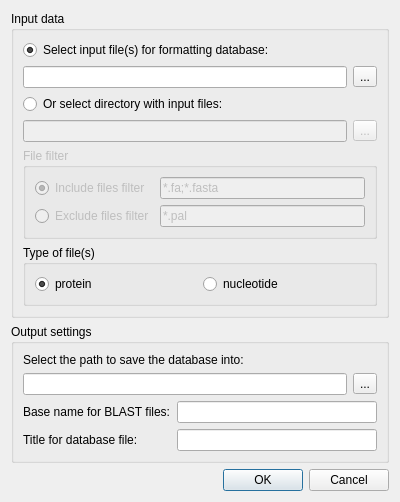
<?xml version="1.0" encoding="UTF-8"?>
<ui version="4.0">
 <class>FormatDBRunDialog</class>
 <widget class="QDialog" name="FormatDBRunDialog">
  <property name="geometry">
   <rect>
    <x>0</x>
    <y>0</y>
    <width>400</width>
    <height>523</height>
   </rect>
  </property>
  <property name="maximumSize">
   <size>
    <width>16777215</width>
    <height>523</height>
   </size>
  </property>
  <property name="windowTitle">
   <string>Format Database</string>
  </property>
  <layout class="QVBoxLayout" name="verticalLayout">
   <property name="sizeConstraint">
    <enum>QLayout::SetMinAndMaxSize</enum>
   </property>
   <item>
    <widget class="QGroupBox" name="inputData">
     <property name="title">
      <string>Input data</string>
     </property>
     <layout class="QVBoxLayout" name="verticalLayout_2">
      <property name="sizeConstraint">
       <enum>QLayout::SetMinAndMaxSize</enum>
      </property>
      <item>
       <widget class="QRadioButton" name="inputFilesRadioButton">
        <property name="text">
         <string>Select input file(s) for formatting database:</string>
        </property>
        <property name="checked">
         <bool>true</bool>
        </property>
        <attribute name="buttonGroup">
         <string notr="true">buttonGroup_2</string>
        </attribute>
       </widget>
      </item>
      <item>
       <layout class="QHBoxLayout" name="inputFilesLayout">
        <property name="sizeConstraint">
         <enum>QLayout::SetMinAndMaxSize</enum>
        </property>
        <item>
         <widget class="QLineEdit" name="inputFilesLineEdit"/>
        </item>
        <item>
         <widget class="QToolButton" name="inputFilesToolButton">
          <property name="text">
           <string>...</string>
          </property>
         </widget>
        </item>
       </layout>
      </item>
      <item>
       <widget class="QRadioButton" name="inputDirRadioButton">
        <property name="text">
         <string>Or select directory with input files:</string>
        </property>
        <attribute name="buttonGroup">
         <string notr="true">buttonGroup_2</string>
        </attribute>
       </widget>
      </item>
      <item>
       <layout class="QHBoxLayout" name="inputFilesLayout_2">
        <property name="sizeConstraint">
         <enum>QLayout::SetMaximumSize</enum>
        </property>
        <item>
         <widget class="QLineEdit" name="inputDirLineEdit">
          <property name="enabled">
           <bool>false</bool>
          </property>
         </widget>
        </item>
        <item>
         <widget class="QToolButton" name="inputDirToolButton">
          <property name="enabled">
           <bool>false</bool>
          </property>
          <property name="text">
           <string>...</string>
          </property>
         </widget>
        </item>
       </layout>
      </item>
      <item>
       <widget class="QGroupBox" name="filterGroupBox">
        <property name="enabled">
         <bool>false</bool>
        </property>
        <property name="title">
         <string>File filter</string>
        </property>
        <layout class="QVBoxLayout" name="verticalLayout_4">
         <property name="sizeConstraint">
          <enum>QLayout::SetMinAndMaxSize</enum>
         </property>
         <item>
          <layout class="QGridLayout" name="gridLayout_2">
           <property name="sizeConstraint">
            <enum>QLayout::SetMinAndMaxSize</enum>
           </property>
           <item row="0" column="0">
            <widget class="QRadioButton" name="includeFilterRadioButton">
             <property name="text">
              <string>Include files filter</string>
             </property>
             <property name="checked">
              <bool>true</bool>
             </property>
            </widget>
           </item>
           <item row="0" column="1">
            <widget class="QLineEdit" name="includeFFLineEdit">
             <property name="text">
              <string>*.fa;*.fasta</string>
             </property>
            </widget>
           </item>
           <item row="1" column="0">
            <widget class="QRadioButton" name="excludeFilterRadioButton">
             <property name="text">
              <string>Exclude files filter</string>
             </property>
            </widget>
           </item>
           <item row="1" column="1">
            <widget class="QLineEdit" name="excludeFFLineEdit">
             <property name="enabled">
              <bool>false</bool>
             </property>
             <property name="text">
              <string>*.pal</string>
             </property>
            </widget>
           </item>
          </layout>
         </item>
        </layout>
       </widget>
      </item>
      <item>
       <widget class="QGroupBox" name="groupBox">
        <property name="title">
         <string>Type of file(s)</string>
        </property>
        <layout class="QHBoxLayout" name="horizontalLayout">
         <property name="sizeConstraint">
          <enum>QLayout::SetMaximumSize</enum>
         </property>
         <item>
          <widget class="QRadioButton" name="proteinTypeRadioButton">
           <property name="text">
            <string>protein</string>
           </property>
           <property name="checked">
            <bool>true</bool>
           </property>
          </widget>
         </item>
         <item>
          <widget class="QRadioButton" name="nucleotideTypeRadioButton">
           <property name="text">
            <string>nucleotide</string>
           </property>
          </widget>
         </item>
        </layout>
       </widget>
      </item>
     </layout>
    </widget>
   </item>
   <item>
    <widget class="QGroupBox" name="outputData">
     <property name="title">
      <string>Output settings</string>
     </property>
     <layout class="QVBoxLayout" name="verticalLayout_3">
      <property name="sizeConstraint">
       <enum>QLayout::SetMinAndMaxSize</enum>
      </property>
      <item>
       <widget class="QLabel" name="label_2">
        <property name="sizePolicy">
         <sizepolicy hsizetype="Preferred" vsizetype="Fixed">
          <horstretch>0</horstretch>
          <verstretch>0</verstretch>
         </sizepolicy>
        </property>
        <property name="text">
         <string>Select the path to save the database into:</string>
        </property>
       </widget>
      </item>
      <item>
       <layout class="QHBoxLayout" name="databasePathLayout">
        <property name="sizeConstraint">
         <enum>QLayout::SetMinAndMaxSize</enum>
        </property>
        <item>
         <widget class="QLineEdit" name="databasePathLineEdit"/>
        </item>
        <item>
         <widget class="QToolButton" name="databasePathToolButton">
          <property name="text">
           <string>...</string>
          </property>
         </widget>
        </item>
       </layout>
      </item>
      <item>
       <layout class="QGridLayout" name="gridLayout">
        <property name="sizeConstraint">
         <enum>QLayout::SetMinAndMaxSize</enum>
        </property>
        <item row="0" column="0">
         <widget class="QLabel" name="label_3">
          <property name="text">
           <string>Base name for BLAST files:</string>
          </property>
         </widget>
        </item>
        <item row="0" column="1">
         <widget class="QLineEdit" name="baseNamelineEdit"/>
        </item>
        <item row="1" column="0">
         <widget class="QLabel" name="label_4">
          <property name="text">
           <string>Title for database file:</string>
          </property>
         </widget>
        </item>
        <item row="1" column="1">
         <widget class="QLineEdit" name="databaseTitleLineEdit"/>
        </item>
       </layout>
      </item>
     </layout>
    </widget>
   </item>
   <item>
    <widget class="QDialogButtonBox" name="buttonBox">
     <property name="standardButtons">
      <set>QDialogButtonBox::Cancel|QDialogButtonBox::Ok</set>
     </property>
    </widget>
   </item>
  </layout>
 </widget>
 <resources/>
 <connections>
  <connection>
   <sender>inputDirRadioButton</sender>
   <signal>toggled(bool)</signal>
   <receiver>inputDirLineEdit</receiver>
   <slot>setEnabled(bool)</slot>
   <hints>
    <hint type="sourcelabel">
     <x>199</x>
     <y>79</y>
    </hint>
    <hint type="destinationlabel">
     <x>183</x>
     <y>109</y>
    </hint>
   </hints>
  </connection>
  <connection>
   <sender>inputDirRadioButton</sender>
   <signal>toggled(bool)</signal>
   <receiver>inputDirToolButton</receiver>
   <slot>setEnabled(bool)</slot>
   <hints>
    <hint type="sourcelabel">
     <x>199</x>
     <y>79</y>
    </hint>
    <hint type="destinationlabel">
     <x>376</x>
     <y>109</y>
    </hint>
   </hints>
  </connection>
  <connection>
   <sender>inputFilesRadioButton</sender>
   <signal>toggled(bool)</signal>
   <receiver>inputFilesLineEdit</receiver>
   <slot>setEnabled(bool)</slot>
   <hints>
    <hint type="sourcelabel">
     <x>199</x>
     <y>19</y>
    </hint>
    <hint type="destinationlabel">
     <x>183</x>
     <y>49</y>
    </hint>
   </hints>
  </connection>
  <connection>
   <sender>inputFilesRadioButton</sender>
   <signal>toggled(bool)</signal>
   <receiver>inputFilesToolButton</receiver>
   <slot>setEnabled(bool)</slot>
   <hints>
    <hint type="sourcelabel">
     <x>199</x>
     <y>19</y>
    </hint>
    <hint type="destinationlabel">
     <x>376</x>
     <y>49</y>
    </hint>
   </hints>
  </connection>
  <connection>
   <sender>inputDirRadioButton</sender>
   <signal>toggled(bool)</signal>
   <receiver>filterGroupBox</receiver>
   <slot>setEnabled(bool)</slot>
   <hints>
    <hint type="sourcelabel">
     <x>199</x>
     <y>105</y>
    </hint>
    <hint type="destinationlabel">
     <x>199</x>
     <y>202</y>
    </hint>
   </hints>
  </connection>
  <connection>
   <sender>includeFilterRadioButton</sender>
   <signal>toggled(bool)</signal>
   <receiver>includeFFLineEdit</receiver>
   <slot>setEnabled(bool)</slot>
   <hints>
    <hint type="sourcelabel">
     <x>97</x>
     <y>194</y>
    </hint>
    <hint type="destinationlabel">
     <x>268</x>
     <y>194</y>
    </hint>
   </hints>
  </connection>
  <connection>
   <sender>excludeFilterRadioButton</sender>
   <signal>toggled(bool)</signal>
   <receiver>excludeFFLineEdit</receiver>
   <slot>setEnabled(bool)</slot>
   <hints>
    <hint type="sourcelabel">
     <x>97</x>
     <y>225</y>
    </hint>
    <hint type="destinationlabel">
     <x>268</x>
     <y>225</y>
    </hint>
   </hints>
  </connection>
 </connections>
 <buttongroups>
  <buttongroup name="buttonGroup_2">
   <property name="exclusive">
    <bool>true</bool>
   </property>
  </buttongroup>
 </buttongroups>
</ui>
